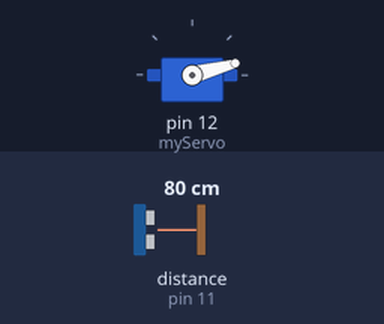
Simulated run of this sketch. Board: Arduino Uno, built with avr-gcc and run on an emulated ATmega328P. Parts: servo. Wiring (inferred from the names in the program): ultrasonic range finder: trigger pin 10; echo pin 11. The inputs (shaded band) are chosen by the test bench; at power-on: distance to the obstacle (sensor on pin 11) 80 cm. The echo pulse lasts 58.3 µs per cm; what the sketch prints to the serial monitor is not drawn.

Above: at 0.01 s.
1.3 s: distance to the obstacle (sensor on pin 11) set to 2 cm
At 2.3 s:
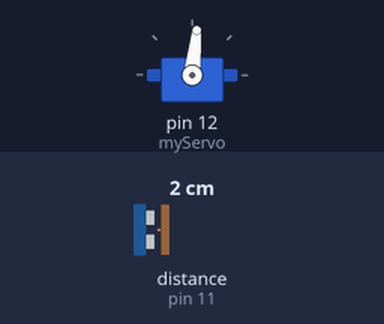
4.3 s: distance to the obstacle (sensor on pin 11) set to 299 cm
At 4.46 s:
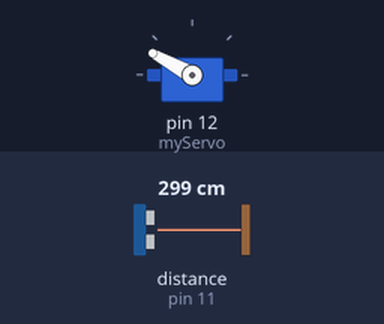
Timing chart, 0 to 13.3 s (numbered marks = the images above; inputs shaded):
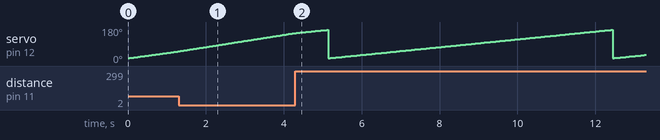

Measured:
- by itself, servo on pin 12 (myServo): ramps from 15° to 165° and jumps back, once every 7.3 s

The sketch:

radarsonar180degrees_june6_vol_0.4.ino
```cpp
#include <Servo.h>.
// Defines Trig and Echo pins of the Ultrasonic Sensor
const int trigPin = 10;
const int echoPin = 11;

// Variables for the duration and the distance
long duration;
int distance;
Servo myServo; // Creates a servo object for controlling the servo motor

void setup() {

  pinMode(trigPin, OUTPUT); // Sets trigPin as an Output
  pinMode(echoPin, INPUT);  // Sets echoPin as an Output
  Serial.begin(9600);
  myServo.attach(12);        // Defines on which pin is the servo attached
}

void loop() {

  for(int i=15;i<=165;i++) {
  myServo.write(i);
  delay(30);
  distance = calculateDistance(); //Calls a function for calculating the distance by the Ultrasonic sensor for each degree

  Serial.print(i); // Sends the current degrees into the Serial Port
  Serial.print(","); // Sends addition character right next to the previous value needed later in the Proccessing IDE for indexing
  Serial.print(distance); // Sends the distancce value into the Serial Port
  Serial.print("."); // Sends addition character right next to the previous value needed later in the Proccessing IDE for indexing
  }

}
// Function for calculating the distance measured by the Ultrasonic sensor
int calculateDistance() {


  digitalWrite(trigPin, LOW);
  delayMicroseconds(2);
  digitalWrite(trigPin, HIGH);
  delayMicroseconds(10);
  digitalWrite(trigPin, LOW);
  duration = pulseIn(echoPin, HIGH); // Reads the echoPin, returns the sound wave travel time in microseconds
  distance = duration*0.034/2;
  return distance;

}
```
